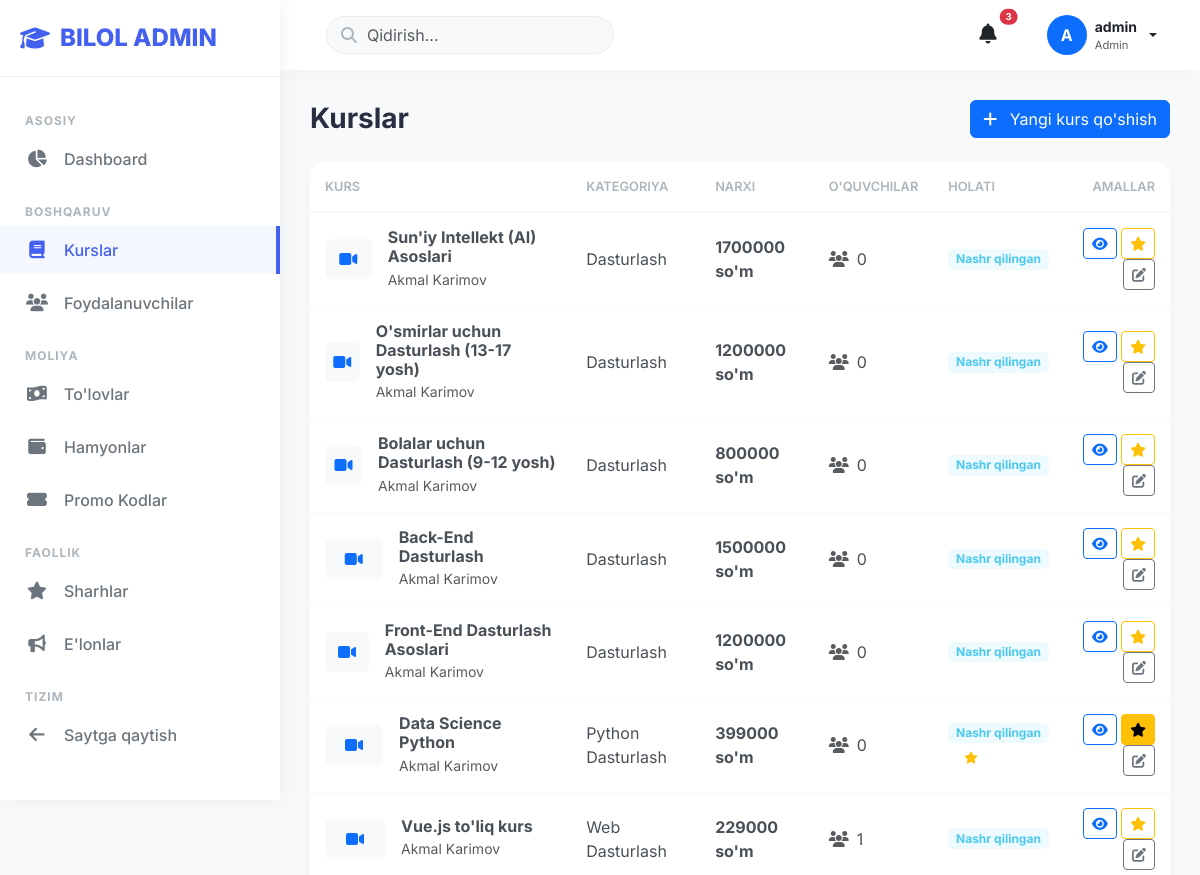
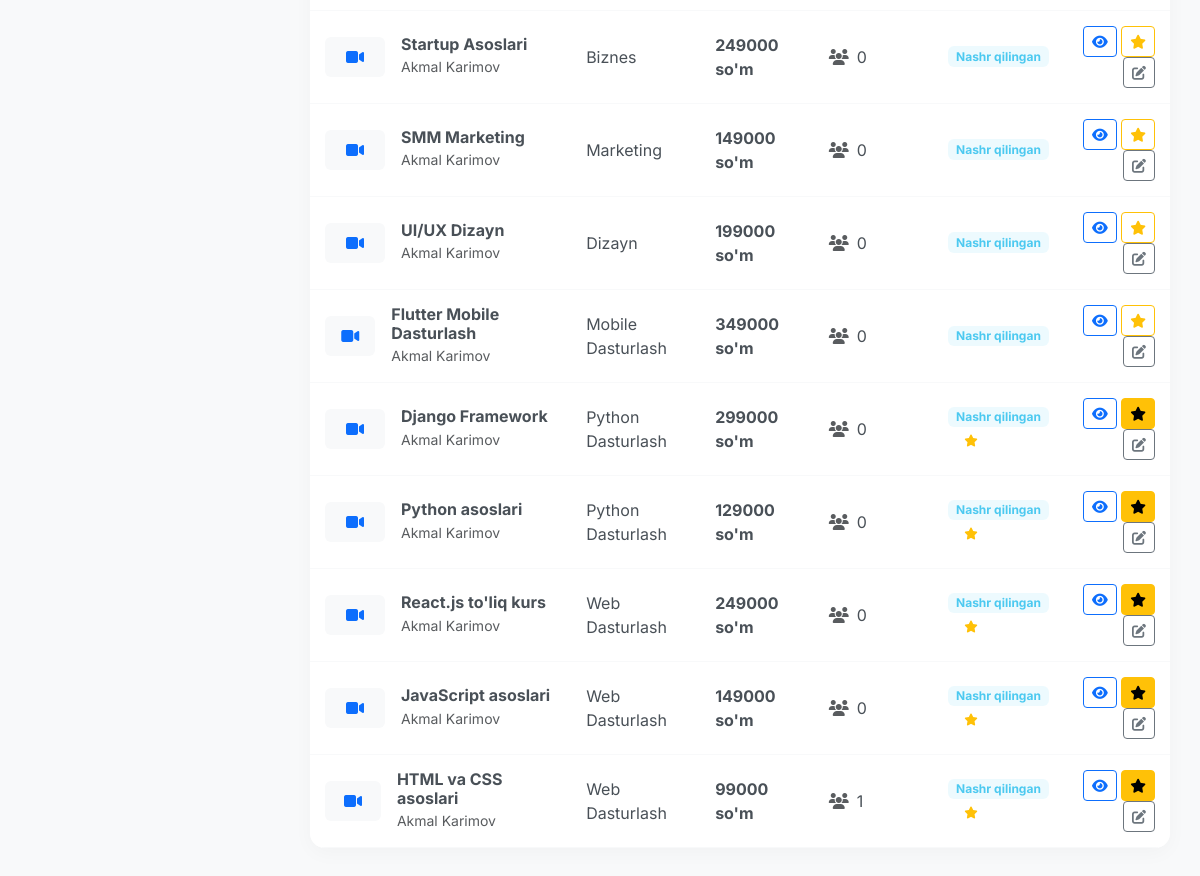
/dashboard/admin/courses/ (signed in), run on the app's committed database (2 pictures, top to bottom).
### apps/accounts/models.py (models this page shows, shortened)
class User(AbstractUser):
    ROLE_CHOICES = [
        ('student', 'Student'),
        ('mentor', 'Mentor'),
        ('admin', 'Admin'),
    ]
    email = models.EmailField(unique=True)
    phone = models.CharField(max_length=20, blank=True, null=True)
    role = models.CharField(max_length=20, choices=ROLE_CHOICES, default='student')
    avatar = models.ImageField(upload_to='avatars/', blank=True, null=True)
    bio = models.TextField(blank=True, null=True)
    date_of_birth = models.DateField(blank=True, null=True)
    is_verified = models.BooleanField(default=False)
    coins = models.PositiveIntegerField(default=0)  # Coins for shop
    created_at = models.DateTimeField(auto_now_add=True)
    updated_at = models.DateTimeField(auto_now=True)
    USERNAME_FIELD = 'email'
    REQUIRED_FIELDS = ['username']
    class Meta:
        verbose_name = 'User'
        verbose_name_plural = 'Users'
        ordering = ['-created_at']
    def get_full_name(self):
        return f"{self.first_name} {self.last_name}".strip() or self.username

### apps/courses/models.py (models this page shows, shortened)
class Course(models.Model):
    LEVEL_CHOICES = [
        ('beginner', 'Boshlang\'ich'),
        ('intermediate', 'O\'rtacha'),
        ('advanced', 'Yuqori'),
    ]
    title = models.CharField(max_length=300)
    slug = models.SlugField(unique=True)
    description = models.TextField()
    short_description = models.CharField(max_length=500)
    thumbnail = models.ImageField(upload_to='courses/thumbnails/')
    video_preview = models.FileField(upload_to='courses/previews/', blank=True, null=True)
    category = models.ForeignKey(Category, on_delete=models.CASCADE, related_name='courses')
    mentor = models.ForeignKey(settings.AUTH_USER_MODEL, on_delete=models.CASCADE, related_name='courses')
    price = models.DecimalField(max_digits=10, decimal_places=2)
    discount_price = models.DecimalField(max_digits=10, decimal_places=2, blank=True, null=True)
    level = models.CharField(max_length=20, choices=LEVEL_CHOICES, default='beginner')
    duration = models.CharField(max_length=100)  # e.g., "4 weeks", "2 months"
    total_hours = models.PositiveIntegerField(default=0)
    language = models.CharField(max_length=50, default='Uzbek')
    is_published = models.BooleanField(default=True)
    is_featured = models.BooleanField(default=False)
    students_count = models.PositiveIntegerField(default=0)
    rating = models.DecimalField(max_digits=3, decimal_places=2, default=0.00)
    reviews_count = models.PositiveIntegerField(default=0)
    created_at = models.DateTimeField(auto_now_add=True)
    updated_at = models.DateTimeField(auto_now=True)
    class Meta:
        verbose_name = 'Course'
        verbose_name_plural = 'Courses'
        ordering = ['-created_at']
    def get_discounted_price(self):
        return self.discount_price if self.discount_price else self.price

class Category(models.Model):
    name = models.CharField(max_length=200)
    slug = models.SlugField(unique=True)
    description = models.TextField(blank=True, null=True)
    icon = models.CharField(max_length=100, blank=True, null=True)
    created_at = models.DateTimeField(auto_now_add=True)
    class Meta:
        verbose_name = 'Category'
        verbose_name_plural = 'Categories'
        ordering = ['name']

### apps/dashboard/views.py (the view)
# urls.py: path('admin/courses/', views.admin_courses_view, name='admin_courses'),
@user_passes_test(is_admin)
@login_required
def admin_courses_view(request):
    courses = Course.objects.all().order_by('-created_at')
    context = {
        'courses': courses,
    }
    return render(request, 'dashboard/admin/courses.html', context)

### apps/dashboard/views.py (called while the page is built)
def is_admin(user):
    return user.is_staff or user.is_superuser

### templates/dashboard/admin/courses.html (shortened to what this page needs)
{% extends 'dashboard/admin/base_admin.html' %}
{% block content %}
<div class="d-flex justify-content-between align-items-center mb-4">
    <h3 class="fw-bold mb-0">Kurslar</h3>
    <a href="/admin/courses/course/add/" class="btn btn-primary" target="_blank">
        <i class="fas fa-plus me-2"></i> Yangi kurs qo'shish
    </a>
</div>
<div class="card card-custom">
    <div class="card-body p-0">
        <div class="table-responsive">
            <table class="table table-custom table-hover align-middle">
                <thead>
                    <tr>
                        <th>Kurs</th>
                        <th>Kategoriya</th>
                        <th>Narxi</th>
                        <th>O'quvchilar</th>
                        <th>Holati</th>
                        <th class="text-end">Amallar</th>
                    </tr>
                </thead>
                <tbody>
                    {% for c in courses %}
                    <tr>
                        <td>
                            <div class="d-flex align-items-center gap-3">
                                {% if c.thumbnail %}
                                <img src="{{ c.thumbnail.url }}" alt="{{ c.title }}" class="rounded" style="width: 60px; height: 40px; object-fit: cover;">
                                {% else %}
                                <div class="bg-light text-primary rounded d-flex align-items-center justify-content-center" style="width: 60px; height: 40px;">
                                    <i class="fas fa-video"></i>
                                </div>
                                {% endif %}
                                <div>
                                    <h6 class="mb-0 fw-bold">{{ c.title|truncatechars:40 }}</h6>
                                    <small class="text-muted">{{ c.mentor.get_full_name }}</small>
                                </div>
                            </div>
                        </td>
                        <td>{{ c.category.name }}</td>
                        <td>
                            {% if c.is_free %}
                                <span class="text-success fw-bold">Bepul</span>
                            {% else %}
                                <div class="fw-bold">{{ c.get_discounted_price|floatformat:0 }} so'm</div>
                            {% endif %}
                        </td>
                        <td>
                            <div class="d-flex align-items-center gap-2">
                                <i class="fas fa-users text-muted"></i>
                                <span>{{ c.enrollments.count }}</span>
                            </div>
                        </td>
                        <td>
                            <div class="d-flex flex-column gap-1">
                                {% if c.is_published %}
                                    <span class="badge badge-soft-success">Nashr qilingan</span>
                                {% else %}
                                    <span class="badge badge-soft-warning">Qoralama</span>
                                {% endif %}
                                {% if c.is_featured %}
                                    <span class="badge badge-soft-info"><i class="fas fa-star text-warning me-1"></i>Top kurs</span>
                                {% endif %}
                            </div>
                        </td>
                        <td class="text-end">
                            <a href="{% url 'dashboard:admin_course_detail' c.id %}" class="btn btn-sm btn-outline-primary" title="Ko'rish">
                                <i class="fas fa-eye"></i>
                            </a>
                            <a href="{% url 'dashboard:admin_toggle_featured' c.id %}" class="btn btn-sm {% if c.is_featured %}btn-warning{% else %}btn-outline-warning{% endif %}" title="Top kurs qilish">
                                <i class="fas fa-star"></i>
                            </a>
                            <a href="/admin/courses/course/{{ c.id }}/change/" target="_blank" class="btn btn-sm btn-outline-secondary" title="Tahrirlash">
                                <i class="fas fa-edit"></i>
                            </a>
                        </td>
                    </tr>
                    {% empty %}
                    <tr>
                        <td colspan="6" class="text-center py-4 text-muted">Kurslar topilmadi</td>
                    </tr>
                    {% endfor %}
                </tbody>
            </table>
        </div>
    </div>
</div>
{% endblock %}

### templates/dashboard/admin/base_admin.html (shortened to what this page needs)
{% load static %}
<!DOCTYPE html>
<html lang="uz">
<head>
    <link href="https://cdn.jsdelivr.net/npm/bootstrap@5.3.2/dist/css/bootstrap.min.css" rel="stylesheet">
    <link rel="stylesheet" href="https://cdnjs.cloudflare.com/ajax/libs/font-awesome/6.4.0/css/all.min.css">
</head>
<body>
    <aside class="sidebar" id="sidebar">
        <div class="sidebar-header">
            <a href="{% url 'dashboard:admin_analytics' %}" class="sidebar-brand">
                <i class="fas fa-graduation-cap"></i>
                <span>BILOL ADMIN</span>
            </a>
        </div>
        <ul class="nav-menu">
            <li class="nav-title">Asosiy</li>
            <li class="nav-item">
                <a href="{% url 'dashboard:admin_analytics' %}" class="nav-link {% if request.resolver_match.url_name == 'admin_analytics' %}active{% endif %}">
                    <i class="fas fa-chart-pie"></i>
                    <span>Dashboard</span>
                </a>
            </li>
            <li class="nav-title">Boshqaruv</li>
            <li class="nav-item">
                <a href="{% url 'dashboard:admin_courses' %}" class="nav-link {% if 'courses' in request.path %}active{% endif %}">
                    <i class="fas fa-book"></i>
                    <span>Kurslar</span>
                </a>
            </li>
            <li class="nav-item">
                <a href="{% url 'dashboard:admin_users' %}" class="nav-link {% if 'users' in request.path %}active{% endif %}">
                    <i class="fas fa-users"></i>
                    <span>Foydalanuvchilar</span>
                </a>
            </li>
            <li class="nav-title">Moliya</li>
            <li class="nav-item">
                <a href="{% url 'dashboard:admin_payments' %}" class="nav-link {% if 'payments' in request.path %}active{% endif %}">
                    <i class="fas fa-money-bill-wave"></i>
                    <span>To'lovlar</span>
                </a>
            </li>
            <li class="nav-item">
                <a href="{% url 'dashboard:admin_wallets' %}" class="nav-link {% if 'wallets' in request.path %}active{% endif %}">
                    <i class="fas fa-wallet"></i>
                    <span>Hamyonlar</span>
                </a>
            </li>
            <li class="nav-item">
                <a href="{% url 'dashboard:admin_promocodes' %}" class="nav-link {% if 'promocodes' in request.path %}active{% endif %}">
                    <i class="fas fa-ticket-alt"></i>
                    <span>Promo Kodlar</span>
                </a>
            </li>
            <li class="nav-title">Faollik</li>
            <li class="nav-item">
                <a href="{% url 'dashboard:admin_reviews' %}" class="nav-link {% if 'reviews' in request.path %}active{% endif %}">
                    <i class="fas fa-star"></i>
                    <span>Sharhlar</span>
                </a>
            </li>
            <li class="nav-item">
                <a href="{% url 'dashboard:admin_announcements' %}" class="nav-link {% if 'announcements' in request.path %}active{% endif %}">
                    <i class="fas fa-bullhorn"></i>
                    <span>E'lonlar</span>
                </a>
            </li>
            <li class="nav-title">Tizim</li>
            <li class="nav-item">
                <a href="{% url 'dashboard:home' %}" class="nav-link">
                    <i class="fas fa-arrow-left"></i>
                    <span>Saytga qaytish</span>
                </a>
            </li>
        </ul>
    </aside>
    <main class="main-content">
        <header class="topbar">
            <div class="d-flex align-items-center">
                <form class="topbar-search position-relative d-none d-md-block ms-3">
                    <i class="fas fa-search"></i>
                    <input type="text" class="form-control" placeholder="Qidirish...">
                </form>
            </div>
            <div class="d-flex align-items-center gap-4">
                <div class="dropdown">
                    <button class="btn btn-link text-dark position-relative" data-bs-toggle="dropdown">
                        <i class="fas fa-bell fs-5"></i>
                        <span class="position-absolute top-0 start-100 translate-middle badge rounded-pill bg-danger" style="font-size: 0.6rem;">
                            3
                        </span>
                    </button>
                </div>
                <div class="dropdown profile-dropdown">
                    <button class="btn btn-link dropdown-toggle d-flex align-items-center gap-2 text-decoration-none text-dark" data-bs-toggle="dropdown">
                        <div class="bg-primary text-white rounded-circle d-flex align-items-center justify-content-center" style="width: 40px; height: 40px; font-weight: bold;">
                            {{ user.first_name|first|default:user.username|first|upper }}
                        </div>
                        <div class="d-none d-sm-block text-start">
                            <p class="mb-0 fw-bold small">{{ user.get_full_name|default:user.username }}</p>
                            <p class="mb-0 text-muted" style="font-size: 0.7rem;">Admin</p>
                        </div>
                    </button>
                </div>
            </div>
        </header>
        <div class="page-content">
            {% block content %}{% endblock %}
        </div>
    </main>
</body>
</html>

### templates/dashboard/admin/base_admin.html (style rules this page uses)
:root { --sidebar-width: 280px; --primary-color: #4361ee; --secondary-color: #3f37c9; --success-color: #4cc9f0; --danger-color: #f72585; --warning-color: #f8961e; --info-color: #48cae4; --dark-color: #2b2d42; --light-bg: #f8f9fa; }
body { font-family: 'Inter', sans-serif; background-color: var(--light-bg); color: var(--dark-color); overflow-x: hidden; }
.sidebar { width: var(--sidebar-width); height: 100vh; position: fixed; top: 0; left: 0; background: #ffffff; box-shadow: 2px 0 20px rgba(0,0,0,0.05); z-index: 1000; transition: all 0.3s ease; overflow-y: auto; }
.sidebar-header { padding: 20px; display: flex; align-items: center; border-bottom: 1px solid rgba(0,0,0,0.05); }
.sidebar-brand { font-size: 24px; font-weight: 800; color: var(--primary-color); text-decoration: none; display: flex; align-items: center; gap: 10px; }
.nav-menu { padding: 20px 0; list-style: none; margin: 0; }
.nav-item { margin-bottom: 5px; }
.nav-link { display: flex; align-items: center; padding: 12px 25px; color: #6c757d; text-decoration: none; font-weight: 500; transition: all 0.3s ease; gap: 15px; }
.nav-link:hover, .nav-link.active { color: var(--primary-color); background: rgba(67, 97, 238, 0.05); border-right: 4px solid var(--primary-color); }
.nav-link i { font-size: 1.1rem; width: 24px; text-align: center; }
.nav-title { padding: 15px 25px 5px; font-size: 0.75rem; text-transform: uppercase; font-weight: 700; color: #adb5bd; letter-spacing: 1px; }
.main-content { margin-left: var(--sidebar-width); min-height: 100vh; display: flex; flex-direction: column; transition: all 0.3s ease; }
.topbar { height: 70px; background: #ffffff; box-shadow: 0 2px 15px rgba(0,0,0,0.03); display: flex; align-items: center; justify-content: space-between; padding: 0 30px; position: sticky; top: 0; z-index: 999; }
.topbar-search input { border-radius: 20px; padding-left: 40px; border: 1px solid #e9ecef; background: var(--light-bg); }
.topbar-search .fa-search { position: absolute; left: 15px; top: 50%; transform: translateY(-50%); color: #adb5bd; }
.page-content { padding: 30px; flex-grow: 1; }
.card-custom { border: none; border-radius: 15px; box-shadow: 0 5px 20px rgba(0,0,0,0.03); transition: transform 0.3s ease, box-shadow 0.3s ease; background: #ffffff; overflow: hidden; }
.table-custom { margin-bottom: 0; }
.table-custom th { border-top: none; border-bottom: 2px solid #f8f9fa; color: #adb5bd; font-weight: 600; text-transform: uppercase; font-size: 0.8rem; padding: 15px; }
.table-custom td { vertical-align: middle; padding: 15px; color: #495057; border-bottom: 1px solid #f8f9fa; }
.badge-soft-success { background-color: rgba(76, 201, 240, 0.1); color: var(--success-color); }

### data on the page
User: first_name|first "A", get_full_name "admin"
Course: title "Sun'iy Intellekt (AI) Asoslari", mentor.get_full_name "Akmal Karimov", category.name "Dasturlash", get_discounted_price "1700000", enrollments.count "0", is_published "Nashr qilingan"
Course: title "O'smirlar uchun Dasturlash (13-17 yosh)", mentor.get_full_name "Akmal Karimov", category.name "Dasturlash", get_discounted_price "1200000", enrollments.count "0", is_published "Nashr qilingan"
Course: title "Bolalar uchun Dasturlash (9-12 yosh)", mentor.get_full_name "Akmal Karimov", category.name "Dasturlash", get_discounted_price "800000", enrollments.count "0", is_published "Nashr qilingan"
Course: title "Back-End Dasturlash", mentor.get_full_name "Akmal Karimov", category.name "Dasturlash", get_discounted_price "1500000", enrollments.count "0", is_published "Nashr qilingan"
Course: title "Front-End Dasturlash Asoslari", mentor.get_full_name "Akmal Karimov", category.name "Dasturlash", get_discounted_price "1200000", enrollments.count "0", is_published "Nashr qilingan"
Course: title "Data Science Python", mentor.get_full_name "Akmal Karimov", category.name "Python Dasturlash", get_discounted_price "399000", enrollments.count "0", is_published "Nashr qilingan", is_featured True (drawn)
Course: title "Vue.js to'liq kurs", mentor.get_full_name "Akmal Karimov", category.name "Web Dasturlash", get_discounted_price "229000", enrollments.count "1", is_published "Nashr qilingan"
Course: title "Startup Asoslari", mentor.get_full_name "Akmal Karimov", category.name "Biznes", get_discounted_price "249000", enrollments.count "0", is_published "Nashr qilingan"
Course: title "SMM Marketing", mentor.get_full_name "Akmal Karimov", category.name "Marketing", get_discounted_price "149000", enrollments.count "0", is_published "Nashr qilingan"
Course: title "UI/UX Dizayn", mentor.get_full_name "Akmal Karimov", category.name "Dizayn", get_discounted_price "199000", enrollments.count "0", is_published "Nashr qilingan"
Course: title "Flutter Mobile Dasturlash", mentor.get_full_name "Akmal Karimov", category.name "Mobile Dasturlash", get_discounted_price "349000", enrollments.count "0", is_published "Nashr qilingan"
Course: title "Django Framework", mentor.get_full_name "Akmal Karimov", category.name "Python Dasturlash", get_discounted_price "299000", enrollments.count "0", is_published "Nashr qilingan", is_featured True (drawn)
Course: title "Python asoslari", mentor.get_full_name "Akmal Karimov", category.name "Python Dasturlash", get_discounted_price "129000", enrollments.count "0", is_published "Nashr qilingan", is_featured True (drawn)
Course: title "React.js to'liq kurs", mentor.get_full_name "Akmal Karimov", category.name "Web Dasturlash", get_discounted_price "249000", enrollments.count "0", is_published "Nashr qilingan", is_featured True (drawn)
Course: title "JavaScript asoslari", mentor.get_full_name "Akmal Karimov", category.name "Web Dasturlash", get_discounted_price "149000", enrollments.count "0", is_published "Nashr qilingan", is_featured True (drawn)
Course: title "HTML va CSS asoslari", mentor.get_full_name "Akmal Karimov", category.name "Web Dasturlash", get_discounted_price "99000", enrollments.count "1", is_published "Nashr qilingan", is_featured True (drawn)
